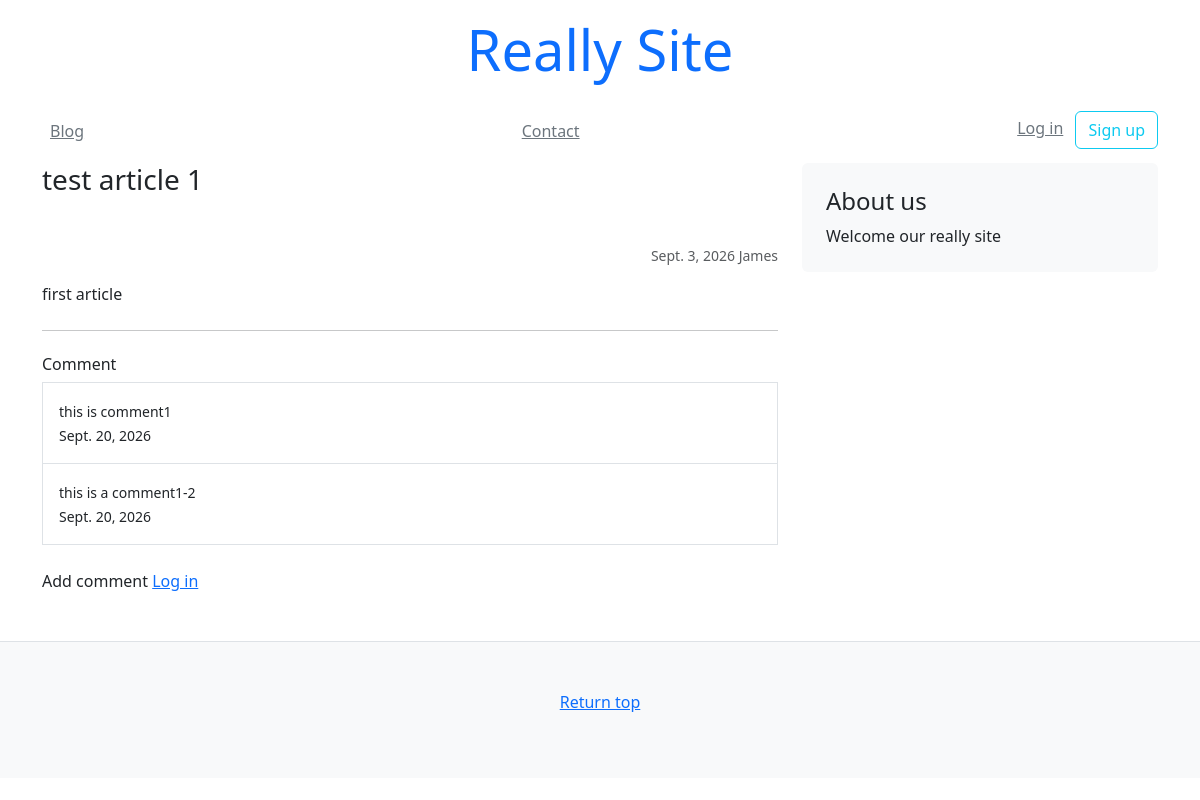
The page /blog/1/ on the database as committed earlier.
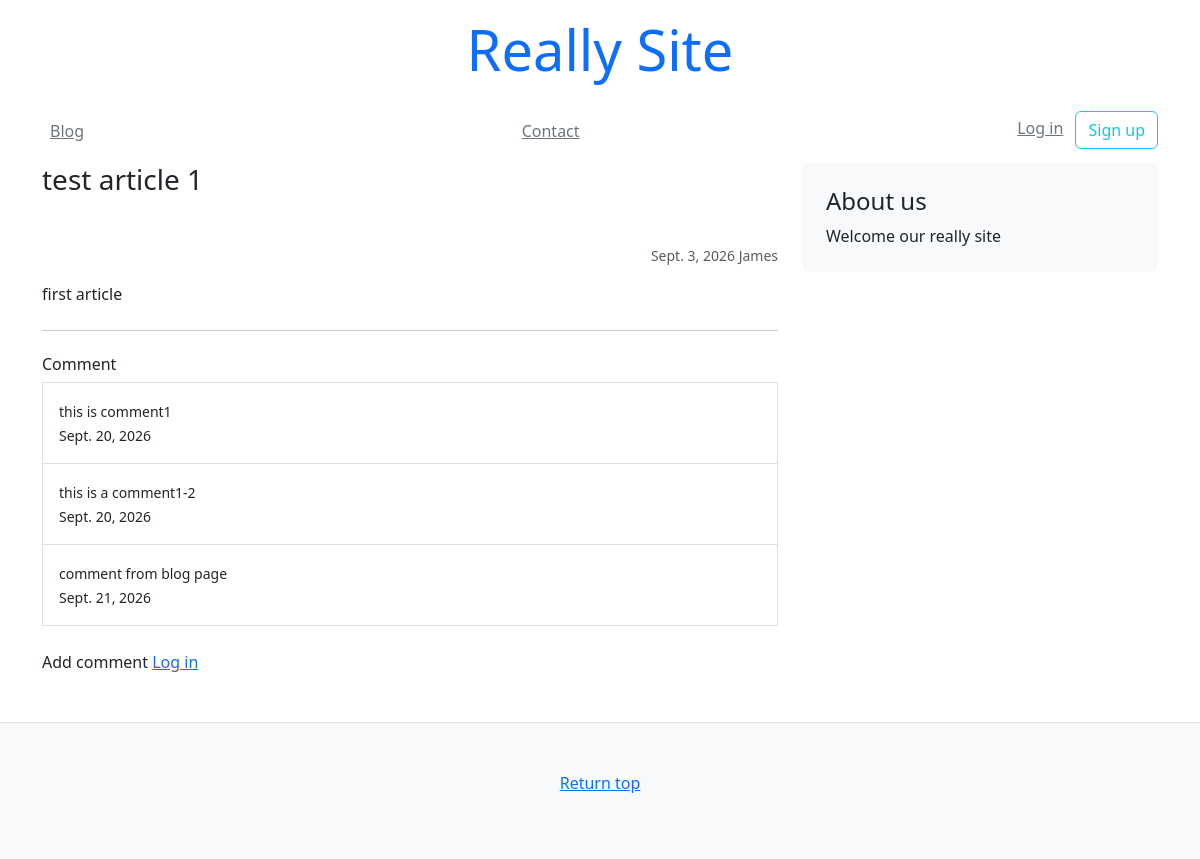
The same page on the database as committed later.
### blog/models.py (models this page shows)
class Article(models.Model):
    title = models.CharField(default="", max_length=63)
    text = models.TextField(default="")
    author = models.CharField(default="", max_length=63)
    created_at = models.DateField(auto_now_add=True)
    updated_at = models.DateField(auto_now=True)

class Comment(models.Model):
    comment = models.TextField(default="", max_length=1000)
    created_at = models.DateField(auto_now_add=True)
    author = models.ForeignKey(get_user_model(), on_delete=models.CASCADE)
    article = models.ForeignKey(Article, on_delete=models.CASCADE)

### blog/views.py (the view, shortened to what this page needs)
# urls.py: path('<slug:pk>/', views.article),
def article(request, pk):
    obj = Article.objects.get(pk=pk)
    comments = Comment.objects.filter(article=obj)
    context = {
        "article": obj,
        "comments": comments
    }
    return render(request, "blog/article.html", context)

### templates/blog/article.html
{% extends 'mysite/base.html' %}
{% block content %}
    <main class="container">
        <div class="row">
            <div class="col-md-8">
                <h3 class="pb-4 mb-4 font-italic">{{ article.title }}</h3>
                <p class="small text-muted text-end">
                    {{ article.created_at }} {{ article.author }}
                </p>
                <p>{{ article.text }}</p>
                <hr class="my-4">
                {% include 'mysite/snippets/comment.html' %}
            </div>
            {% include 'mysite/snippets/sidebar.html' %}
        </div>
    </main>
{% endblock content %}

### templates/mysite/base.html (shortened to what this page needs)
<!DOCTYPE html>
<html lang="en">
    <head>
        {% include 'mysite/snippets/head.html' %}
    </head>
<body>
    {% include 'mysite/snippets/header.html' %}
    {% block content %}
    {% endblock %}
    {% include 'mysite/snippets/footer.html' %}
</body>
</html>

### templates/mysite/snippets/head.html (shortened to what this page needs)
<link href="https://cdn.jsdelivr.net/npm/bootstrap@5.3.8/dist/css/bootstrap.min.css" rel="stylesheet">

### templates/mysite/snippets/header.html (shortened to what this page needs)
<div class="container">
    <header class="py-3">
        <div class="row flex-nowrap justify-content-center align-item-center">
            <div class="col-4 text-center">
                <h1 class="display-4 font-italic"><a href="/" class="text-decoration-none">Really Site</a></h1>
            </div>
        </div>
    </header>
    <div class="py-1 mb-2">
        <nav class="nav d-flex justify-content-between">
            <a class="p-2 link-secondary" href="/blog/">Blog</a>
            <a class="p-2 link-secondary" href="#">Contact</a>
            {% if user.is_authenticated %}
                <form class="form-sigin mx-4" action="/logout/" method="post">
                    {% csrf_token %}
                    <button class="btn btn-outline-info" type="submit">Log out</button>
                </form>
            {% else %}
                <div>
                    <a class="p-2 link-secondary" href="/login">Log in</a>
                    <a class="btn btn-outline-info" href="/logout">Sign up</a>
                </div>
            {% endif %}
        </nav>
    </div>
</div>

### templates/mysite/snippets/comment.html
<div>
    <h3 class="h6">Comment</h3>
    <div class="list-group">
        {% for comment in comments %}
            <a class="list-group-item list-group-item-action p-3 rounded-0" href="">
                <p class="m-0">
                    <small>{{ comment.comment }}</small>
                </p>
                <p class="m-0">
                    <small>{{ comment.created_at }}</small>
                </p>
            </a>
        {% endfor %}
    </div>
    {% if user.is_authenticated %}
        <form method="POST" class="my-4" action="">
            {% csrf_token %}
            <div class="mb-2">
                <label for="">Comment</label>
                <textarea class="rounded-0 bg-light form-control" name="comment" id="" rows="3"></textarea>
            </div>
            <div class="text-end">
                <button class="btn btn-sm btn-outline-success" type="submit">Add comment</button>
            </div>
        </form>
    {% else %}
        <p class="my-4">
            Add comment <a href="/login/">Log in</a>
        </p>
    {% endif %}
</div>

### templates/mysite/snippets/sidebar.html
<aside class="col-md-4">
    <div class="p-4 mb-3 bg-light rounded">
        <h4 class="font-italic">About us</h4>
        <p class="mb-0">Welcome our really site</p>
    </div>
</aside>

### templates/mysite/snippets/footer.html (shortened to what this page needs)
<footer class="border-top py-5 text-center bg-light mt-4">
    <p>
        <a href="/">Return top</a>
    </p>
</footer>

Rows that differ between the two databases and show on the page:
added Comment: comment "comment from blog page", created_at "Sept. 21, 2026"
